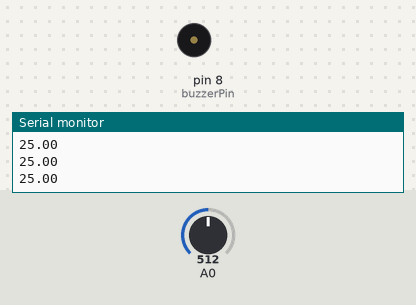
Recording of a sketch running on a simulated Arduino Uno, built with avr-gcc and run on an emulated ATmega328P. Parts: buzzer (waves = sounding), the last lines printed to the serial monitor. Inputs (shaded band) come from the test bench; at power-on: A0 = 512.

Above: at 7.1 s.
7.2 s: A0 set to 554
9.2 s: A0 set to 582
At 10.5 s:
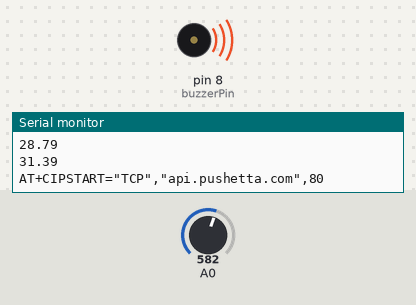
11.5 s: A0 set to 0
At 15.3 s:
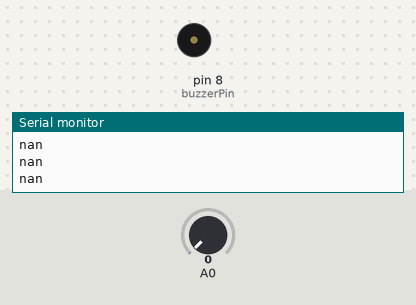
Timing chart, 0 to 16.8 s (numbered marks = the images above; inputs shaded):
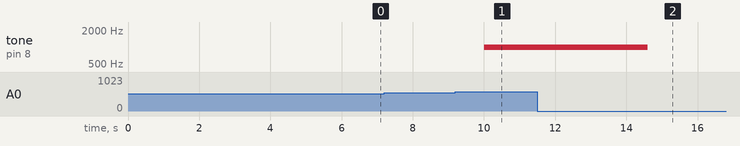

Measured:
- the behaviour switches between 567 and 568 on A0 (found by bisection; images 0 and 1)
- after the input at 9.2 s, tone on pin 8 (buzzerPin): silent → 1000 Hz after 0.81 s
- after the input at 11.5 s, tone on pin 8 (buzzerPin): 1000 Hz → silent after 3.1 s

The sketch:

Fire_Alarm.ino
```cpp
#include <math.h>                             //sıcaklığı çevirmek için logoritma kullanıldığından gerekli olan kütüphane dahil edildi.
#define ag_ismi  "dilara"                   //bağlanılacak ağın ssid si tanımlanıldı.
#define ag_sifresi "dilara11"             //bağlanılacak ağın pw si tanımlanıldı.
#define SERVER "api.pushetta.com"     //kullandığımız sitenin api si tanımlanıldı.

String API("47dd445fcd4bace72690149fc53e6ec631d936bf");    //Pushetta da kullandığımız kanalın Api Key i tanımlanıldı.
String CHANNEL("yangin224");     //kullandığımız kanalın ismi tanımlanıldı.
int buzzerPin=8;                                //buzzerin takılı olduğu 8. pin kolaylık olması için  isimlendirildi.

void setup()
{
 Serial.begin(115200);
 pinMode(buzzerPin,OUTPUT);          //buzzerPin yani 8 pin çıkış olarak ayarlanıldı.
 Serial.println("AT");                            //Esp ye her şeyin yolunda olup olmadığını soran                                        komut
 delay(5000);

 if(Serial.find("OK"))                           //esp modülü ile bağlantıyı kurabilmişse modül "AT" komutuna "OK" komutu ile geri dönüş yapıyor.
{
Serial.println("AT+CWMODE=1");   //esp modülümüzün WiFi modunu STA şekline getirildi. Bu mod ile modülümüz başka ağlara bağlanabilecek.
delay(2000);
String baglantiKomutu=String("AT+CWJAP=\"")+ag_ismi+"\",\""+ag_sifresi+"\"";
Serial.println(baglantiKomutu);
//CWJAP Join Access Point  komutu yolluyor ve ağa dahil olunuluyor.
delay(5000);
 }
}
double Termistor(int analogOkuma) //Termistor adında bir fonksiyon oluşturuldu ve sıcaklığı derece cinsine cevirmek için kullanıldı.
{
 double sicaklik;
 sicaklik = log(((10240000 / analogOkuma) - 10000));
 sicaklik = 1 / (0.001129148 + (0.000234125 + (0.0000000876741 * sicaklik * sicaklik)) * sicaklik);
 sicaklik = sicaklik - 273.15;
 return sicaklik;
}


void loop()
{
 int deger = analogRead(A0);         //A0 pinine bağlı olan NTC den gelen değeri değere atadı.
  double sicaklik = Termistor(deger);  //Termistor fonksiyonundan donen değeri sıcaklık değişkenine atıyor.
  Serial.println(sicaklik);     //Sıcaklık ekrana basıldı.
  delay(500);
  if(sicaklik>30)                     //Eğer sıcaklık 30 dan büyükse ;
  {
    digitalWrite(buzzerPin,HIGH);       //BuzzerPin yani 8. pini aktif edildi.
    tone(buzzerPin,1000);
    veriPushetta(CHANNEL,"YANGiN VAR");      // VeriPushetta fonksiyonu calıştırıldı.

  }
  else
  {
    digitalWrite(buzzerPin,LOW);
    noTone(buzzerPin);
   }
}

                                                        //Pushetta uygulamasına veri yollama
void veriPushetta(String CHANNEL,String text) {
Serial.println(String("AT+CIPSTART=\"TCP\",\"") + SERVER + "\",80"); //server'a bağlanma
  delay(3000);
 String   deneme =("POST /api/pushes/");
    deneme+= (CHANNEL);
    deneme+= ("/ HTTP/1.1");
    deneme+= ("\r\n");
    deneme+= ("Host: ");
    deneme+= (SERVER);
    deneme+= ("\r\n");
    deneme+= ("Authorization: Token ");
    deneme+= (API);
    deneme+= ("\r\n");
    deneme+= ("Content-Type: application/json");
    deneme+= ("\r\n");
    deneme+= ("Content-Length: ");
    deneme+= (text.length() + 46);
    deneme+= ("\r\n\r\n");
    deneme+= ("{ \"body\" : \"");
    deneme+= (text);
    deneme+= ("\", \"message_type\" : \"text/plain\" }");
    deneme+= ("\r\n\r\n");

    Serial.print("AT+CIPSEND=");
 delay(100);
 Serial.println(deneme.length());
            // Sorun oluşmadıysa veriyi gönder.
 if(Serial.find(">")){
 Serial.println(deneme);
 Serial.println("AT+CIPCLOSE=0");
 delay(100);

 }
 else{
 Serial.println("AT+CIPCLOSE=0"); //bağlantının kapatılması için kullanılan komut
}
}
```
